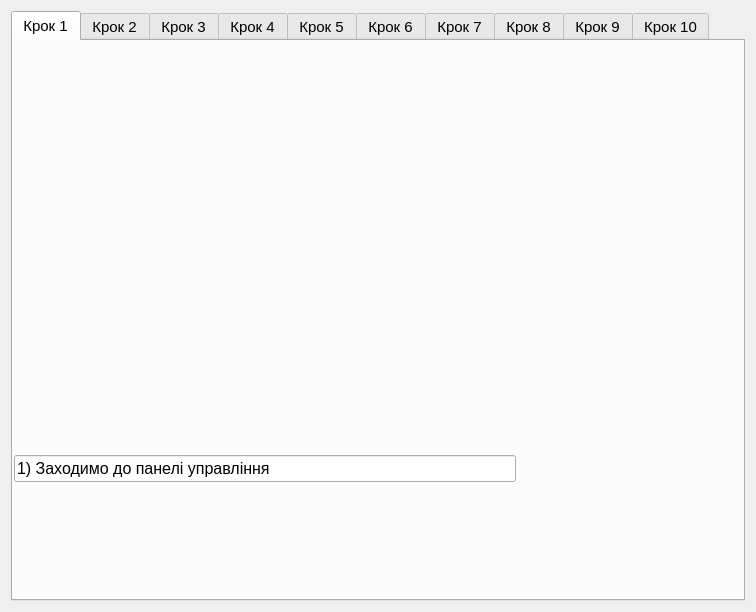
<?xml version="1.0" encoding="UTF-8"?>
<ui version="4.0">
 <class>FTPDialog</class>
 <widget class="QDialog" name="FTPDialog">
  <property name="geometry">
   <rect>
    <x>0</x>
    <y>0</y>
    <width>756</width>
    <height>612</height>
   </rect>
  </property>
  <property name="windowTitle">
   <string>VPN іструкція</string>
  </property>
  <property name="windowIcon">
   <iconset resource="resource.qrc">
    <normaloff>:/resource/images/vpn_picture.png</normaloff>:/resource/images/vpn_picture.png</iconset>
  </property>
  <layout class="QGridLayout" name="gridLayout">
   <item row="0" column="0">
    <widget class="QTabWidget" name="tabWidget">
     <property name="font">
      <font>
       <pointsize>11</pointsize>
      </font>
     </property>
     <property name="currentIndex">
      <number>0</number>
     </property>
     <widget class="QWidget" name="tab">
      <attribute name="title">
       <string>Крок 1</string>
      </attribute>
      <widget class="QWidget" name="layoutWidget">
       <property name="geometry">
        <rect>
         <x>1</x>
         <y>1</y>
         <width>502</width>
         <height>440</height>
        </rect>
       </property>
       <layout class="QVBoxLayout" name="tab_1_verticalLayout">
        <item>
         <widget class="QLabel" name="step_1_picture_label">
          <property name="text">
           <string/>
          </property>
          <property name="pixmap">
           <pixmap>C:/Users/pasha/Downloads/SashaDiploma/ftp/ftp/content_1_changed.png</pixmap>
          </property>
         </widget>
        </item>
        <item>
         <widget class="QLineEdit" name="step_1_lineEdit">
          <property name="font">
           <font>
            <pointsize>12</pointsize>
           </font>
          </property>
          <property name="text">
           <string>1) Заходимо до панелі управління</string>
          </property>
          <property name="readOnly">
           <bool>true</bool>
          </property>
         </widget>
        </item>
       </layout>
      </widget>
     </widget>
     <widget class="QWidget" name="tab_2">
      <attribute name="title">
       <string>Крок 2</string>
      </attribute>
      <widget class="QWidget" name="layoutWidget">
       <property name="geometry">
        <rect>
         <x>0</x>
         <y>0</y>
         <width>802</width>
         <height>406</height>
        </rect>
       </property>
       <layout class="QVBoxLayout" name="tab_2_verticalLayout">
        <item>
         <widget class="QLabel" name="step_2_picture_label">
          <property name="text">
           <string/>
          </property>
          <property name="pixmap">
           <pixmap>C:/Users/pasha/Downloads/SashaDiploma/ftp/ftp/content_2.png</pixmap>
          </property>
         </widget>
        </item>
        <item>
         <widget class="QLineEdit" name="step_2_lineEdit">
          <property name="font">
           <font>
            <pointsize>12</pointsize>
           </font>
          </property>
          <property name="text">
           <string>2) Знаходимо там центр управління мережею та загальним доступом</string>
          </property>
          <property name="readOnly">
           <bool>true</bool>
          </property>
         </widget>
        </item>
       </layout>
      </widget>
     </widget>
     <widget class="QWidget" name="tab_3">
      <attribute name="title">
       <string notr="true">Крок 3</string>
      </attribute>
      <widget class="QWidget" name="layoutWidget">
       <property name="geometry">
        <rect>
         <x>0</x>
         <y>0</y>
         <width>802</width>
         <height>380</height>
        </rect>
       </property>
       <layout class="QVBoxLayout" name="tab_3_verticalLayout">
        <item>
         <widget class="QLabel" name="step_3_picture_label">
          <property name="text">
           <string/>
          </property>
          <property name="pixmap">
           <pixmap>C:/Users/pasha/Downloads/SashaDiploma/ftp/ftp/content_3.png</pixmap>
          </property>
         </widget>
        </item>
        <item>
         <widget class="QLineEdit" name="step_3_lineEdit">
          <property name="font">
           <font>
            <pointsize>12</pointsize>
           </font>
          </property>
          <property name="text">
           <string>3) Натискаємо на створення та налаштування нового підключення до мережі</string>
          </property>
          <property name="readOnly">
           <bool>true</bool>
          </property>
         </widget>
        </item>
       </layout>
      </widget>
     </widget>
     <widget class="QWidget" name="tab_4">
      <attribute name="title">
       <string notr="true">Крок 4</string>
      </attribute>
      <widget class="QWidget" name="layoutWidget">
       <property name="geometry">
        <rect>
         <x>0</x>
         <y>0</y>
         <width>502</width>
         <height>456</height>
        </rect>
       </property>
       <layout class="QVBoxLayout" name="tab_4_verticalLayout">
        <item>
         <widget class="QLabel" name="step_4_picture_label">
          <property name="text">
           <string/>
          </property>
          <property name="pixmap">
           <pixmap>C:/Users/pasha/Downloads/SashaDiploma/ftp/ftp/content_4_cnanged.png</pixmap>
          </property>
         </widget>
        </item>
        <item>
         <widget class="QLineEdit" name="step_4_lineEdit">
          <property name="font">
           <font>
            <pointsize>12</pointsize>
           </font>
          </property>
          <property name="text">
           <string>4) Обираємо підключення до робочого місця</string>
          </property>
          <property name="readOnly">
           <bool>true</bool>
          </property>
         </widget>
        </item>
       </layout>
      </widget>
     </widget>
     <widget class="QWidget" name="tab_5">
      <attribute name="title">
       <string>Крок 5</string>
      </attribute>
      <widget class="QWidget" name="layoutWidget">
       <property name="geometry">
        <rect>
         <x>0</x>
         <y>0</y>
         <width>502</width>
         <height>443</height>
        </rect>
       </property>
       <layout class="QVBoxLayout" name="tab_5_verticalLayout">
        <item>
         <widget class="QLabel" name="step_5_picture_label">
          <property name="text">
           <string/>
          </property>
          <property name="pixmap">
           <pixmap>C:/Users/pasha/Downloads/SashaDiploma/ftp/ftp/content_5_changed.png</pixmap>
          </property>
         </widget>
        </item>
        <item>
         <widget class="QLineEdit" name="step_5_lineEdit">
          <property name="font">
           <font>
            <pointsize>11</pointsize>
           </font>
          </property>
          <property name="text">
           <string>5) Натискаємо використовувати моє підключення до Інтернет (VPN)</string>
          </property>
          <property name="readOnly">
           <bool>true</bool>
          </property>
         </widget>
        </item>
       </layout>
      </widget>
     </widget>
     <widget class="QWidget" name="tab_6">
      <attribute name="title">
       <string>Крок 6</string>
      </attribute>
      <widget class="QWidget" name="layoutWidget">
       <property name="geometry">
        <rect>
         <x>0</x>
         <y>0</y>
         <width>502</width>
         <height>438</height>
        </rect>
       </property>
       <layout class="QVBoxLayout" name="tab_6_verticalLayout">
        <item>
         <widget class="QLabel" name="step_6_picture_label">
          <property name="text">
           <string/>
          </property>
          <property name="pixmap">
           <pixmap>C:/Users/pasha/Downloads/SashaDiploma/ftp/ftp/content_6_changed.png</pixmap>
          </property>
         </widget>
        </item>
        <item>
         <widget class="QLineEdit" name="step_6_lineEdit">
          <property name="font">
           <font>
            <pointsize>12</pointsize>
           </font>
          </property>
          <property name="text">
           <string>6) Адресу та назву вводимо як на зображенні</string>
          </property>
          <property name="readOnly">
           <bool>true</bool>
          </property>
         </widget>
        </item>
       </layout>
      </widget>
     </widget>
     <widget class="QWidget" name="tab_7">
      <attribute name="title">
       <string>Крок 7</string>
      </attribute>
      <widget class="QWidget" name="layoutWidget">
       <property name="geometry">
        <rect>
         <x>0</x>
         <y>0</y>
         <width>802</width>
         <height>402</height>
        </rect>
       </property>
       <layout class="QVBoxLayout" name="tab_7_verticalLayout">
        <item>
         <widget class="QLabel" name="step_7_picture_label">
          <property name="text">
           <string/>
          </property>
          <property name="pixmap">
           <pixmap>C:/Users/pasha/Downloads/SashaDiploma/ftp/ftp/content_7.png</pixmap>
          </property>
         </widget>
        </item>
        <item>
         <widget class="QLineEdit" name="step_7_lineEdit">
          <property name="font">
           <font>
            <pointsize>12</pointsize>
           </font>
          </property>
          <property name="text">
           <string>7) Далі заходимо в зміну параметрів адаптеру</string>
          </property>
          <property name="readOnly">
           <bool>true</bool>
          </property>
         </widget>
        </item>
       </layout>
      </widget>
     </widget>
     <widget class="QWidget" name="tab_8">
      <attribute name="title">
       <string>Крок 8</string>
      </attribute>
      <widget class="QWidget" name="layoutWidget">
       <property name="geometry">
        <rect>
         <x>0</x>
         <y>0</y>
         <width>802</width>
         <height>454</height>
        </rect>
       </property>
       <layout class="QVBoxLayout" name="tab_8_verticalLayout">
        <item>
         <widget class="QLabel" name="step_8_picture_label">
          <property name="text">
           <string/>
          </property>
          <property name="pixmap">
           <pixmap>C:/Users/pasha/Downloads/SashaDiploma/ftp/ftp/content_8.png</pixmap>
          </property>
         </widget>
        </item>
        <item>
         <widget class="QLineEdit" name="step_8_lineEdit">
          <property name="font">
           <font>
            <pointsize>11</pointsize>
           </font>
          </property>
          <property name="text">
           <string>8) Обираємо ваше нове підключення та натискаємо правою кнопкою миші, знаходимо властивості</string>
          </property>
          <property name="readOnly">
           <bool>true</bool>
          </property>
         </widget>
        </item>
       </layout>
      </widget>
     </widget>
     <widget class="QWidget" name="tab_9">
      <attribute name="title">
       <string>Крок 9</string>
      </attribute>
      <widget class="QWidget" name="layoutWidget">
       <property name="geometry">
        <rect>
         <x>0</x>
         <y>0</y>
         <width>802</width>
         <height>547</height>
        </rect>
       </property>
       <layout class="QVBoxLayout" name="tab_9_verticalLayout">
        <item>
         <widget class="QLabel" name="step_9_picture_label">
          <property name="text">
           <string/>
          </property>
          <property name="pixmap">
           <pixmap>C:/Users/pasha/Downloads/SashaDiploma/ftp/ftp/content_9.png</pixmap>
          </property>
         </widget>
        </item>
        <item>
         <widget class="QLineEdit" name="step_9_lineEdit">
          <property name="font">
           <font>
            <pointsize>12</pointsize>
           </font>
          </property>
          <property name="text">
           <string>9) Далі переходимо на вкладку безпека, налаштовуємо згідно зображенню</string>
          </property>
          <property name="readOnly">
           <bool>true</bool>
          </property>
         </widget>
        </item>
       </layout>
      </widget>
     </widget>
     <widget class="QWidget" name="tab_10">
      <attribute name="title">
       <string>Крок 10</string>
      </attribute>
      <widget class="QWidget" name="layoutWidget">
       <property name="geometry">
        <rect>
         <x>20</x>
         <y>60</y>
         <width>702</width>
         <height>311</height>
        </rect>
       </property>
       <layout class="QVBoxLayout" name="tab_10_verticalLayout">
        <item>
         <widget class="QLabel" name="step_10_picture_label">
          <property name="text">
           <string/>
          </property>
          <property name="pixmap">
           <pixmap>C:/Users/pasha/Downloads/SashaDiploma/ftp/ftp/Duxit FB picture_1.png</pixmap>
          </property>
         </widget>
        </item>
        <item>
         <widget class="QLineEdit" name="step_10_lineEdit">
          <property name="font">
           <font>
            <pointsize>12</pointsize>
           </font>
          </property>
          <property name="text">
           <string>10) Залишилося підключитися використовуючи логін та пароль, який вам нададуть</string>
          </property>
          <property name="readOnly">
           <bool>true</bool>
          </property>
         </widget>
        </item>
       </layout>
      </widget>
     </widget>
    </widget>
   </item>
  </layout>
 </widget>
 <resources>
  <include location="resource.qrc"/>
 </resources>
 <connections/>
</ui>
